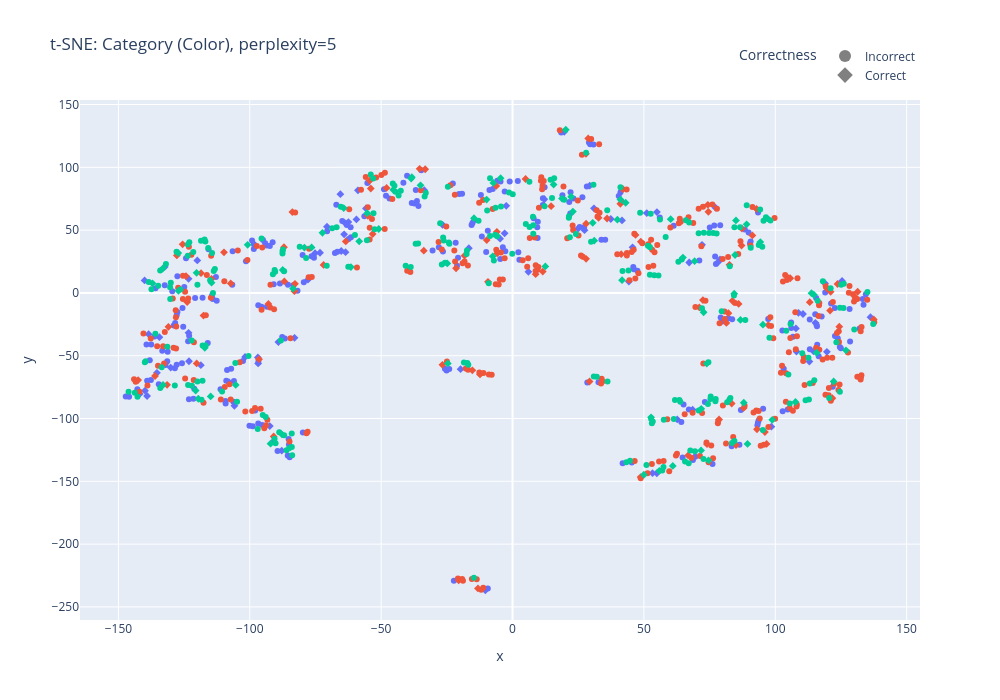
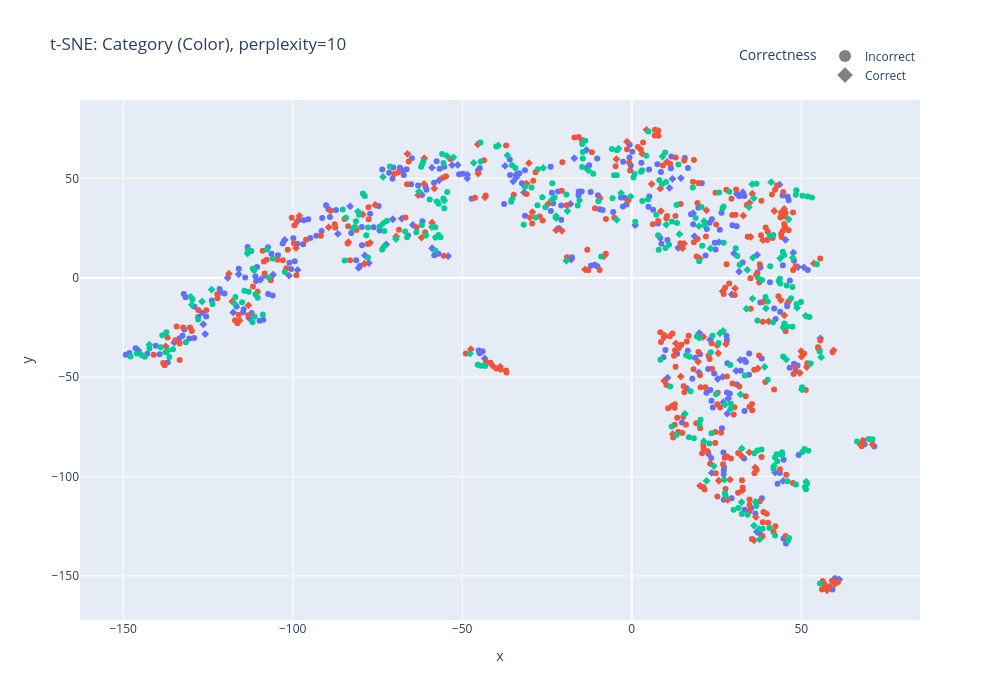
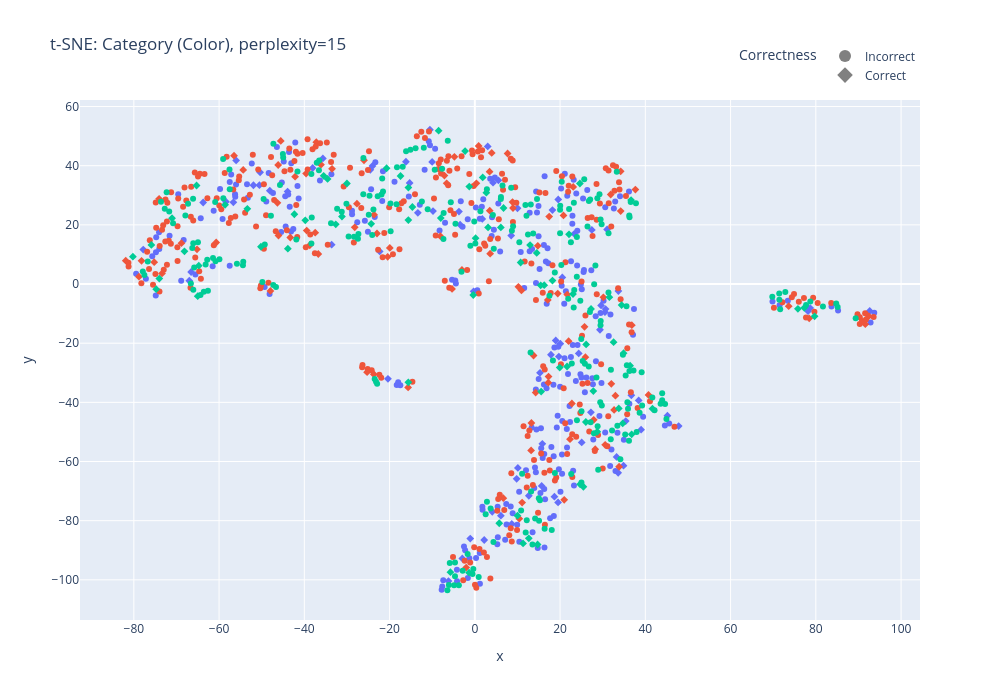

These figures' notebook cell, in order:
### Code cell
perplexities = list(range(5, 50, 5))
for perplexity in perplexities:
    plot_tsne(embeddings_top_3_1000, df_top3_1000, perplexity=perplexity)

### Figure 1 — Plotly figure (JSON) as saved in the notebook; plotly's stock layout.template omitted (floating-point values rounded to 4 significant figures; data arrays with more than 128 entries replaced by an {"elided": "..."} marker saying what was removed)
{"data": [{"customdata": {"elided": "79x4 mixed values"}, "hovertemplate": "<b>Category:</b> %{customdata[0]}<br><b>Correct:</b> %{customdata[1]}<br><b>Task ID:</b> %{customdata[2]}<br><br><b>Text:</b><br>%{customdata[3]}<extra></extra>", "legendgroup": "Health, 1", "marker": {"color": "#636EFA", "symbol": "diamond"}, "mode": "markers", "name": "Health, 1", "orientation": "v", "showlegend": false, "x": [-120.0, -4.739, 136.2, 77.24, -55.79, 114.6, 12.08, -64.1, 68.54, 119.6, 19.66, -140.0, -138.5, -123.3, 98.52, -96.82, 78.94, 67.23, -101.8, -14.53, -82.98, 118.9, 108.1, 125.4, -130.1, 62.68, 45.67, -96.92, -33.6, -139.1, -89.11, -92.38, -59.41, -63.64, -75.15, -63.56, 37.4, -134.4, 108.8, -107.9, -135.3, -87.84, -10.35, -62.48, 54.92, 54.95, -141.9, 51.09, 53.28, -70.62, 107.9, -77.86, -16.63, 44.28, 115.3, -105.8, -26.63, 27.4, 29.38, -19.78, 30.99, 113.0, -2.392, -65.52, 6.04, -118.6, -73.27, -132.4, -123.1, -139.9, -123.3, -65.2, 41.66, -58.84, 72.12, 24.96, 78.35, 110.5, -3.009], "xaxis": "x", "y": [25.88, 43.22, -19.35, 67.88, 67.23, -46.59, 74.56, 46.64, -92.98, -46.9, 128.3, 9.93, -32.84, -31.74, -106.5, -56.12, 26.68, 24.21, -51.02, 57.91, -35.76, 7.564, -46.69, 9.504, -59.45, -100.8, 36.3, -51.4, 81.82, -82.09, -39.12, -106.0, 58.47, 55.4, 31.64, 32.4, 58.84, -35.25, -15.84, -71.09, -63.66, -125.6, -236.7, 56.37, -143.6, 64.35, -80.46, 63.54, -143.5, 52.7, -28.27, 10.53, 35.58, 8.985, -23.83, -89.84, 54.22, 49.94, 85.36, -60.73, 67.38, -54.61, 69.37, 78.61, 16.79, -57.53, 31.99, 20.71, -54.39, -77.87, 11.24, 33.35, 57.72, 81.7, 38.25, 51.2, 24.74, -16.78, 47.44], "yaxis": "y", "type": "scatter"}, {"customdata": {"elided": "237x4 mixed values"}, "hovertemplate": "<b>Category:</b> %{customdata[0]}<br><b>Correct:</b> %{customdata[1]}<br><b>Task ID:</b> %{customdata[2]}<br><br><b>Text:</b><br>%{customdata[3]}<extra></extra>", "legendgroup": "Health, 0", "marker": {"color": "#636EFA", "symbol": "circle"}, "mode": "markers", "name": "Health, 0", "orientation": "v", "showlegend": false, "x": {"elided": "237 float values"}, "xaxis": "x", "y": {"elided": "237 float values"}, "yaxis": "y", "type": "scatter"}, {"customdata": {"elided": "94x4 mixed values"}, "hovertemplate": "<b>Category:</b> %{customdata[0]}<br><b>Correct:</b> %{customdata[1]}<br><b>Task ID:</b> %{customdata[2]}<br><br><b>Text:</b><br>%{customdata[3]}<extra></extra>", "legendgroup": "Food and Entertaining, 1", "marker": {"color": "#EF553B", "symbol": "diamond"}, "mode": "markers", "name": "Food and Entertaining, 1", "orientation": "v", "showlegend": false, "x": [-15.29, -131.5, 29.3, 87.33, -114.6, 86.05, 91.29, 78.6, 41.96, 83.68, -90.92, 48.75, 85.05, -83.01, -124.3, 105.7, -47.94, 71.07, 27.99, -86.85, 87.99, 74.53, -6.176, 92.86, 11.5, -117.6, 81.4, -92.91, 28.0, 4.955, -35.36, 93.03, -20.51, -53.95, -142.5, -107.3, 121.1, -12.38, -5.826, -136.1, 137.5, 41.04, 27.95, -125.6, -118.6, 41.35, -5.957, 48.81, 123.7, 46.81, 74.33, -127.8, -53.24, 120.8, 8.802, -71.93, 96.68, 97.34, -55.06, -9.347, -83.79, 96.05, 66.83, -96.48, -120.2, -54.36, -86.99, 131.3, -26.69, 74.02, -9.815, 72.46, 119.7, 124.4, -82.79, 82.17, 87.15, 14.68, 83.41, -123.8, -21.49, -33.77, -131.0, 113.1, -63.48, 32.74, 35.98, -33.24, 28.79, 82.57, 121.7, -18.28, -109.8, -13.17], "xaxis": "x", "y": [-61.62, -73.16, -70.55, 51.17, 11.18, -8.802, 45.78, -100.8, 82.74, -6.287, -114.3, -146.6, -121.2, 1.402, 13.41, 11.66, 83.56, -11.57, 27.16, 9.156, -91.6, 64.54, 85.21, 66.86, 16.98, -18.02, -23.86, -8.785, 55.15, 90.68, 98.83, -108.6, -228.9, 83.13, -69.39, 7.553, 0.8781, -64.9, 31.53, -66.16, -21.13, 71.01, 110.7, 38.65, 15.68, 30.87, 48.61, 40.81, 7.102, 46.16, 70.15, 29.86, 46.89, -14.1, 14.92, 22.28, -120.3, -25.64, 61.44, 8.84, 64.33, -110.8, -129.4, -52.76, -56.14, 89.38, 36.39, 0.9244, -57.24, -120.4, 42.03, -5.694, 3.582, -26.87, 7.226, -16.17, 37.76, 69.02, -88.05, -7.226, 19.64, 33.62, -26.98, -7.346, 41.02, 59.85, 59.25, 98.47, 123.0, 22.34, -83.87, 29.62, 32.28, -235.3], "yaxis": "y", "type": "scatter"}, {"customdata": {"elided": "282x4 mixed values"}, "hovertemplate": "<b>Category:</b> %{customdata[0]}<br><b>Correct:</b> %{customdata[1]}<br><b>Task ID:</b> %{customdata[2]}<br><br><b>Text:</b><br>%{customdata[3]}<extra></extra>", "legendgroup": "Food and Entertaining, 0", "marker": {"color": "#EF553B", "symbol": "circle"}, "mode": "markers", "name": "Food and Entertaining, 0", "orientation": "v", "showlegend": false, "x": {"elided": "282 float values"}, "xaxis": "x", "y": {"elided": "282 float values"}, "yaxis": "y", "type": "scatter"}, {"customdata": {"elided": "77x4 mixed values"}, "hovertemplate": "<b>Category:</b> %{customdata[0]}<br><b>Correct:</b> %{customdata[1]}<br><b>Task ID:</b> %{customdata[2]}<br><br><b>Text:</b><br>%{customdata[3]}<extra></extra>", "legendgroup": "Computers and Electronics, 1", "marker": {"color": "#00CC96", "symbol": "diamond"}, "mode": "markers", "name": "Computers and Electronics, 1", "orientation": "v", "showlegend": false, "x": [107.7, -100.8, -127.1, 22.97, -72.33, -83.52, 122.2, 84.36, 72.72, 73.93, 41.68, 30.51, -55.3, -133.0, 55.86, -87.77, 95.3, 60.17, 60.98, -120.6, 12.48, -38.32, 86.74, -127.2, -58.37, -7.542, -119.6, -64.25, 114.7, 43.05, 69.29, -137.0, -87.46, 74.58, 71.75, -24.83, -50.93, 39.91, -117.1, -76.47, 88.01, 113.8, -45.41, 84.69, -9.859, 126.9, -105.4, -35.02, -92.1, -61.53, 49.99, 31.08, 18.83, 89.08, 98.85, 85.03, 94.3, 71.81, 41.08, 20.27, 89.43, -133.0, -7.298, -114.9, -38.58, 15.64, 115.7, -114.5, -4.548, -79.21, 22.31, 64.85, -116.8, 52.72, -120.3, -24.62, -14.66], "xaxis": "x", "y": [-86.88, 38.27, 1.713, 64.79, 47.81, 3.482, -70.55, -0.6445, -15.41, -56.28, 10.13, 55.81, 63.5, 19.55, -141.7, -112.6, -25.3, 58.69, -137.8, -77.78, 21.06, 92.15, -21.49, 31.7, 41.06, 29.16, -84.26, 67.58, -1.457, 71.79, 25.24, 7.61, 18.25, -133.3, -125.4, 23.44, 50.88, 58.28, -43.68, 36.21, -87.47, -0.2329, 82.06, 30.19, 74.29, -45.74, -73.29, 85.62, -120.0, 20.6, -144.8, 41.57, 75.07, 54.65, -101.1, 57.7, 40.48, -92.25, 74.3, 129.9, -120.2, -73.28, 87.55, -82.39, 91.1, 86.29, -47.63, 8.148, 91.38, 36.08, 76.57, 28.13, -41.85, -99.06, 15.98, -56.12, 59.52], "yaxis": "y", "type": "scatter"}, {"customdata": {"elided": "231x4 mixed values"}, "hovertemplate": "<b>Category:</b> %{customdata[0]}<br><b>Correct:</b> %{customdata[1]}<br><b>Task ID:</b> %{customdata[2]}<br><br><b>Text:</b><br>%{customdata[3]}<extra></extra>", "legendgroup": "Computers and Electronics, 0", "marker": {"color": "#00CC96", "symbol": "circle"}, "mode": "markers", "name": "Computers and Electronics, 0", "orientation": "v", "showlegend": false, "x": {"elided": "231 float values"}, "xaxis": "x", "y": {"elided": "231 float values"}, "yaxis": "y", "type": "scatter"}, {"marker": {"color": "gray", "size": 10, "symbol": "circle"}, "mode": "markers", "name": "Incorrect", "showlegend": true, "x": [null], "y": [null], "type": "scatter", "hovertemplate": "<b>Category:</b> %{customdata[0]}<br><b>Correct:</b> %{customdata[1]}<br><b>Task ID:</b> %{customdata[2]}<br><br><b>Text:</b><br>%{customdata[3]}<extra></extra>"}, {"marker": {"color": "gray", "size": 10, "symbol": "diamond"}, "mode": "markers", "name": "Correct", "showlegend": true, "x": [null], "y": [null], "type": "scatter", "hovertemplate": "<b>Category:</b> %{customdata[0]}<br><b>Correct:</b> %{customdata[1]}<br><b>Task ID:</b> %{customdata[2]}<br><br><b>Text:</b><br>%{customdata[3]}<extra></extra>"}], "layout": {"xaxis": {"anchor": "y", "domain": [0.0, 1.0], "title": {"text": "x"}}, "yaxis": {"anchor": "x", "domain": [0.0, 1.0], "title": {"text": "y"}}, "legend": {"title": {"text": "Correctness"}, "tracegroupgap": 0, "itemsizing": "constant", "orientation": "h", "yanchor": "bottom", "y": 1.02, "xanchor": "right", "x": 1}, "title": {"text": "t-SNE: Category (Color), perplexity=5"}, "width": 1000, "height": 700}}

### Figure 2 — Plotly figure (JSON) as saved in the notebook; plotly's stock layout.template omitted (floating-point values rounded to 4 significant figures; data arrays with more than 128 entries replaced by an {"elided": "..."} marker saying what was removed)
{"data": [{"customdata": {"elided": "79x4 mixed values"}, "hovertemplate": "<b>Category:</b> %{customdata[0]}<br><b>Correct:</b> %{customdata[1]}<br><b>Task ID:</b> %{customdata[2]}<br><br><b>Text:</b><br>%{customdata[3]}<extra></extra>", "legendgroup": "Health, 1", "marker": {"color": "#636EFA", "symbol": "diamond"}, "mode": "markers", "name": "Health, 1", "orientation": "v", "showlegend": false, "x": [-83.06, 12.02, 10.55, 29.51, -31.79, 27.05, 18.12, -58.92, 42.29, 28.47, -17.87, -70.48, -101.1, -102.3, 23.61, -80.56, 49.02, 47.66, -78.7, -13.28, -54.13, 23.1, 19.81, 19.94, -109.5, 44.67, 45.36, -77.53, -18.07, -125.8, -58.87, -134.9, -34.95, -34.15, -52.98, -48.51, 13.73, -98.55, 26.83, -121.2, -105.8, -145.5, 61.22, -33.95, 36.9, 31.67, -112.8, 30.17, 37.8, -37.35, 30.77, -56.79, -16.94, 43.58, 32.02, -126.4, -13.39, 32.73, 25.72, -43.36, 18.5, 28.18, 0.9969, -64.55, 14.51, -119.2, -51.33, -72.4, -115.9, -117.5, -86.67, -48.5, 36.98, -67.83, 55.64, 30.98, 50.79, 25.35, 11.14], "xaxis": "x", "y": [36.03, 49.87, -50.31, -8.329, 42.99, -62.58, 32.55, 55.49, -97.98, -60.71, 9.224, 29.51, 1.159, 19.08, -98.13, 5.04, 5.421, 12.66, 11.3, 55.4, 10.95, -31.1, -47.54, -27.77, -0.9272, -102.2, 19.14, 7.443, 37.23, -28.26, 14.91, -32.51, 48.55, 51.97, 56.79, 50.13, 15.15, 3.981, -49.77, -7.135, 1.576, -36.58, -151.8, 50.68, -127.8, 3.126, -20.36, 12.29, -128.7, 56.37, -46.75, 49.15, 60.21, 46.91, -41.35, -23.34, 64.35, 43.13, 17.96, -40.54, 20.92, -68.33, 26.55, 26.63, 50.25, 0.07593, 56.85, 16.83, 1.812, -17.43, 22.2, 51.91, 11.54, 29.85, -30.41, 42.22, 5.333, -50.88, 45.29], "yaxis": "y", "type": "scatter"}, {"customdata": {"elided": "237x4 mixed values"}, "hovertemplate": "<b>Category:</b> %{customdata[0]}<br><b>Correct:</b> %{customdata[1]}<br><b>Task ID:</b> %{customdata[2]}<br><br><b>Text:</b><br>%{customdata[3]}<extra></extra>", "legendgroup": "Health, 0", "marker": {"color": "#636EFA", "symbol": "circle"}, "mode": "markers", "name": "Health, 0", "orientation": "v", "showlegend": false, "x": {"elided": "237 float values"}, "xaxis": "x", "y": {"elided": "237 float values"}, "yaxis": "y", "type": "scatter"}, {"customdata": {"elided": "94x4 mixed values"}, "hovertemplate": "<b>Category:</b> %{customdata[0]}<br><b>Correct:</b> %{customdata[1]}<br><b>Task ID:</b> %{customdata[2]}<br><br><b>Text:</b><br>%{customdata[3]}<extra></extra>", "legendgroup": "Food and Entertaining, 1", "marker": {"color": "#EF553B", "symbol": "diamond"}, "mode": "markers", "name": "Food and Entertaining, 1", "orientation": "v", "showlegend": false, "x": [-41.03, -117.8, 71.03, 38.89, -79.3, 49.97, 45.02, 36.41, 20.11, 50.07, -137.4, 36.09, 28.3, -62.97, -77.16, 9.548, -24.61, 55.27, 32.9, -58.22, 32.32, 30.48, -1.094, 40.37, 44.96, -83.56, 49.58, -98.02, 35.55, 8.625, -22.32, 25.68, 57.61, -29.31, -115.7, -75.65, 27.8, -38.81, 10.4, -113.0, 9.56, 34.74, -8.207, -61.99, -69.47, 45.23, 8.412, 38.69, 21.18, 35.08, 26.81, -58.87, -30.32, 19.61, 42.03, -45.39, 20.16, 37.2, -31.0, 4.343, -43.29, 29.0, 36.6, -78.8, -118.8, -30.04, -61.18, 13.03, -47.44, 32.69, 5.862, 59.54, 25.23, 14.47, -61.24, 51.62, 44.01, 22.04, 34.68, -89.39, -1.4, -4.518, -99.02, 25.51, -45.28, 15.44, 14.95, -20.62, -13.77, 53.71, 12.08, 3.092, -66.16, 59.93], "xaxis": "x", "y": [-44.18, -11.85, -83.72, -11.96, 31.93, -36.88, -18.9, -95.46, 9.7, -39.67, -34.45, -132.1, -111.7, 41.65, 17.65, -29.93, 37.29, -36.06, 31.3, 45.02, -89.56, -5.267, 38.81, -21.87, 34.69, 18.0, -47.87, 31.21, 42.39, 33.6, 23.99, -102.1, -157.2, 33.12, -21.44, 36.7, -33.26, -44.66, 58.4, -13.79, -51.88, 37.77, 10.86, 20.28, 20.82, 25.59, 44.91, 18.99, -29.69, 20.59, -6.698, 27.75, 57.74, -42.22, 33.65, 67.2, -104.6, -45.57, 47.45, 74.51, 40.52, -101.6, -120.4, 7.12, 2.113, 30.34, 60.26, -33.0, -35.91, -106.9, 47.22, -36.46, -33.94, -49.69, 47.31, -44.87, -11.21, 34.0, -87.78, 25.42, 68.56, 59.73, 15.02, -37.92, 52.5, 17.25, 14.87, 23.72, 4.259, 7.296, -78.61, 62.53, 62.43, -154.1], "yaxis": "y", "type": "scatter"}, {"customdata": {"elided": "282x4 mixed values"}, "hovertemplate": "<b>Category:</b> %{customdata[0]}<br><b>Correct:</b> %{customdata[1]}<br><b>Task ID:</b> %{customdata[2]}<br><br><b>Text:</b><br>%{customdata[3]}<extra></extra>", "legendgroup": "Food and Entertaining, 0", "marker": {"color": "#EF553B", "symbol": "circle"}, "mode": "markers", "name": "Food and Entertaining, 0", "orientation": "v", "showlegend": false, "x": {"elided": "282 float values"}, "xaxis": "x", "y": {"elided": "282 float values"}, "yaxis": "y", "type": "scatter"}, {"customdata": {"elided": "77x4 mixed values"}, "hovertemplate": "<b>Category:</b> %{customdata[0]}<br><b>Correct:</b> %{customdata[1]}<br><b>Task ID:</b> %{customdata[2]}<br><br><b>Text:</b><br>%{customdata[3]}<extra></extra>", "legendgroup": "Computers and Electronics, 1", "marker": {"color": "#00CC96", "symbol": "diamond"}, "mode": "markers", "name": "Computers and Electronics, 1", "orientation": "v", "showlegend": false, "x": [21.27, -73.35, -81.62, 14.09, -36.66, -62.76, 15.68, 51.29, 55.89, 50.18, 41.11, 36.02, -31.49, -72.97, 37.52, -136.8, 39.2, 34.08, 36.04, -129.8, 46.29, -22.31, 45.58, -58.95, -46.6, 9.082, -130.1, -35.27, 26.02, 34.56, 47.51, -73.3, -55.28, 36.51, 32.42, -3.906, -26.09, 35.73, -113.3, -52.57, 32.47, 26.97, -23.64, 33.85, -4.431, 32.09, -123.9, -18.96, -142.3, -39.36, 37.72, 35.5, 19.83, 39.58, 24.23, 35.63, 48.78, 41.98, 23.24, -19.27, 22.07, -117.2, -0.3294, -126.7, -22.31, 10.18, 27.48, -80.72, -3.136, -54.5, 21.33, 43.8, -113.1, 51.47, -69.55, -47.68, -12.78], "xaxis": "x", "y": [-82.19, 50.79, 25.83, 21.98, 61.68, 43.44, -68.43, -19.08, -39.91, -56.19, 48.17, 40.09, 45.7, 15.88, -126.4, -36.69, -44.76, 4.003, -124.7, -13.51, 29.49, 30.13, -41.05, 25.56, 57.92, 61.09, -9.538, 39.7, -27.86, 35.63, 10.19, 27.41, 38.94, -112.7, -112.9, 65.01, 55.35, 10.18, 12.24, 60.68, -85.8, -26.72, 39.25, -15.54, 29.24, -58.6, -5.885, 33.66, -33.63, 66.63, -131.6, 47.14, 26.07, -15.37, -94.71, -10.4, -15.05, -94.57, 14.78, 8.618, -102.1, -12.95, 40.94, -11.92, 31.1, 26.85, -63.72, 33.38, 42.69, 61.39, 28.52, 9.881, 13.75, -102.6, 19.56, -38.07, 54.1], "yaxis": "y", "type": "scatter"}, {"customdata": {"elided": "231x4 mixed values"}, "hovertemplate": "<b>Category:</b> %{customdata[0]}<br><b>Correct:</b> %{customdata[1]}<br><b>Task ID:</b> %{customdata[2]}<br><br><b>Text:</b><br>%{customdata[3]}<extra></extra>", "legendgroup": "Computers and Electronics, 0", "marker": {"color": "#00CC96", "symbol": "circle"}, "mode": "markers", "name": "Computers and Electronics, 0", "orientation": "v", "showlegend": false, "x": {"elided": "231 float values"}, "xaxis": "x", "y": {"elided": "231 float values"}, "yaxis": "y", "type": "scatter"}, {"marker": {"color": "gray", "size": 10, "symbol": "circle"}, "mode": "markers", "name": "Incorrect", "showlegend": true, "x": [null], "y": [null], "type": "scatter", "hovertemplate": "<b>Category:</b> %{customdata[0]}<br><b>Correct:</b> %{customdata[1]}<br><b>Task ID:</b> %{customdata[2]}<br><br><b>Text:</b><br>%{customdata[3]}<extra></extra>"}, {"marker": {"color": "gray", "size": 10, "symbol": "diamond"}, "mode": "markers", "name": "Correct", "showlegend": true, "x": [null], "y": [null], "type": "scatter", "hovertemplate": "<b>Category:</b> %{customdata[0]}<br><b>Correct:</b> %{customdata[1]}<br><b>Task ID:</b> %{customdata[2]}<br><br><b>Text:</b><br>%{customdata[3]}<extra></extra>"}], "layout": {"xaxis": {"anchor": "y", "domain": [0.0, 1.0], "title": {"text": "x"}}, "yaxis": {"anchor": "x", "domain": [0.0, 1.0], "title": {"text": "y"}}, "legend": {"title": {"text": "Correctness"}, "tracegroupgap": 0, "itemsizing": "constant", "orientation": "h", "yanchor": "bottom", "y": 1.02, "xanchor": "right", "x": 1}, "title": {"text": "t-SNE: Category (Color), perplexity=10"}, "width": 1000, "height": 700}}

### Figure 3 — Plotly figure (JSON) as saved in the notebook; plotly's stock layout.template omitted (floating-point values rounded to 4 significant figures; data arrays with more than 128 entries replaced by an {"elided": "..."} marker saying what was removed)
{"data": [{"customdata": {"elided": "79x4 mixed values"}, "hovertemplate": "<b>Category:</b> %{customdata[0]}<br><b>Correct:</b> %{customdata[1]}<br><b>Task ID:</b> %{customdata[2]}<br><br><b>Text:</b><br>%{customdata[3]}<extra></extra>", "legendgroup": "Health, 1", "marker": {"color": "#636EFA", "symbol": "diamond"}, "mode": "markers", "name": "Health, 1", "orientation": "v", "showlegend": false, "x": [27.23, 19.57, -56.0, -22.32, 33.68, -58.4, 1.748, 24.38, -66.56, -56.65, -0.2816, 39.01, 9.811, 15.83, -77.79, 33.63, -24.52, -16.17, 33.26, 23.33, 47.83, -38.05, -50.38, -35.65, 15.68, -66.99, -10.02, 34.88, 20.53, -1.074, 45.18, -2.938, 29.62, 30.53, 19.72, 18.98, 10.01, 10.1, -50.54, 8.667, 12.67, -6.183, 92.65, 30.68, 78.68, -13.37, 4.086, -9.813, 78.17, 29.36, -48.1, 15.29, 27.45, -10.54, -43.93, 2.2, 31.03, 4.271, -3.454, -20.38, -3.725, -63.73, 8.53, 38.44, 3.023, 19.53, 17.86, 35.41, 18.67, 6.107, 25.07, 20.06, -15.3, 36.72, -33.59, 5.538, -24.02, -51.94, 18.21], "xaxis": "x", "y": [-43.39, 28.58, 41.77, 11.0, -2.384, 27.81, 22.02, -23.46, 4.067, 27.6, -2.478, -49.25, -65.84, -54.03, 11.63, -63.82, 38.6, 41.33, -58.46, 16.98, -48.03, 39.22, 37.75, 42.45, -68.26, 1.111, 41.27, -61.39, 2.216, -86.05, -44.5, -92.75, -7.233, -9.532, -24.54, -19.1, 25.61, -62.18, 33.42, -81.12, -71.57, -100.4, -9.117, -8.47, -8.129, 24.07, -76.98, 24.67, -9.171, -15.46, 31.55, -30.02, 18.29, 52.15, 31.24, -86.53, 18.45, 34.26, 20.06, -32.04, 24.51, 27.56, 16.37, -39.34, 46.52, -73.82, -23.91, -46.32, -71.89, -78.3, -53.56, -20.17, 34.15, -37.62, 13.3, 35.04, 39.9, 33.39, 25.0], "yaxis": "y", "type": "scatter"}, {"customdata": {"elided": "237x4 mixed values"}, "hovertemplate": "<b>Category:</b> %{customdata[0]}<br><b>Correct:</b> %{customdata[1]}<br><b>Task ID:</b> %{customdata[2]}<br><br><b>Text:</b><br>%{customdata[3]}<extra></extra>", "legendgroup": "Health, 0", "marker": {"color": "#636EFA", "symbol": "circle"}, "mode": "markers", "name": "Health, 0", "orientation": "v", "showlegend": false, "x": {"elided": "237 float values"}, "xaxis": "x", "y": {"elided": "237 float values"}, "yaxis": "y", "type": "scatter"}, {"customdata": {"elided": "94x4 mixed values"}, "hovertemplate": "<b>Category:</b> %{customdata[0]}<br><b>Correct:</b> %{customdata[1]}<br><b>Task ID:</b> %{customdata[2]}<br><br><b>Text:</b><br>%{customdata[3]}<extra></extra>", "legendgroup": "Food and Entertaining, 1", "marker": {"color": "#EF553B", "symbol": "diamond"}, "mode": "markers", "name": "Food and Entertaining, 1", "orientation": "v", "showlegend": false, "x": [-23.71, 10.43, -47.96, -23.65, 27.9, -37.45, -28.18, -60.68, -8.074, -39.44, -2.03, 78.45, -78.8, 14.27, 30.57, -37.2, 21.69, -38.73, 7.687, 17.29, -68.84, -19.95, 14.78, -22.95, 0.8955, 28.24, -46.06, 13.27, 3.457, 3.593, 10.94, -78.2, 91.61, 19.45, 6.682, 22.77, -33.5, -25.28, 23.08, 11.1, -56.5, 0.3644, -3.025, 40.74, 32.68, -4.794, 17.44, -7.138, -36.09, -6.612, -20.44, 32.02, 25.73, -46.14, 3.961, 13.78, -81.9, -46.32, 30.17, 34.22, 36.83, -75.23, 73.64, 33.84, 20.97, 17.12, 25.94, -45.53, -15.65, -73.39, 20.8, -36.72, -39.59, -54.34, 17.23, -43.3, -27.66, 3.497, -65.18, 22.33, 37.67, 34.22, 13.21, -42.17, 22.01, 8.846, 8.954, 10.23, -5.346, -26.0, -74.08, 31.88, 32.98, 92.43], "xaxis": "x", "y": [-30.5, -79.31, -2.348, 23.43, -45.9, 17.37, 19.18, 14.03, 16.19, 18.06, -95.84, -11.58, 2.483, -36.71, -54.35, 47.95, -3.573, 13.11, 44.11, -31.29, 13.8, 12.22, 12.9, 17.08, 46.66, -55.86, 16.41, -46.98, 37.96, 10.25, -2.16, 7.836, -13.59, -3.238, -72.39, -40.38, 38.94, -29.79, 32.84, -73.89, 43.39, 34.05, 4.74, -37.51, -42.55, 43.0, 22.82, 36.67, 40.35, 34.05, 9.203, -33.73, -14.49, 40.23, 44.3, -24.17, 7.879, 27.46, -4.486, 38.08, -13.91, 7.389, -7.474, -61.77, -72.95, -5.371, -24.73, 48.37, -34.96, 3.588, 23.19, 10.14, 37.34, 38.58, -33.35, 15.73, 27.15, 24.8, 11.72, -52.45, 31.92, 24.66, -56.25, 36.28, -19.31, 27.69, 25.69, -0.9483, -1.674, 41.84, 28.79, 30.26, -37.74, -10.88], "yaxis": "y", "type": "scatter"}, {"customdata": {"elided": "282x4 mixed values"}, "hovertemplate": "<b>Category:</b> %{customdata[0]}<br><b>Correct:</b> %{customdata[1]}<br><b>Task ID:</b> %{customdata[2]}<br><br><b>Text:</b><br>%{customdata[3]}<extra></extra>", "legendgroup": "Food and Entertaining, 0", "marker": {"color": "#EF553B", "symbol": "circle"}, "mode": "markers", "name": "Food and Entertaining, 0", "orientation": "v", "showlegend": false, "x": {"elided": "282 float values"}, "xaxis": "x", "y": {"elided": "282 float values"}, "yaxis": "y", "type": "scatter"}, {"customdata": {"elided": "77x4 mixed values"}, "hovertemplate": "<b>Category:</b> %{customdata[0]}<br><b>Correct:</b> %{customdata[1]}<br><b>Task ID:</b> %{customdata[2]}<br><br><b>Text:</b><br>%{customdata[3]}<extra></extra>", "legendgroup": "Computers and Electronics, 1", "marker": {"color": "#00CC96", "symbol": "diamond"}, "mode": "markers", "name": "Computers and Electronics, 1", "orientation": "v", "showlegend": false, "x": [-71.04, 27.8, 28.73, 6.736, 32.55, 15.56, -65.29, -32.63, -43.87, -50.18, -8.499, 1.845, 31.56, 34.69, 77.28, -1.352, -42.34, -14.65, 75.8, 11.32, -2.284, 15.45, -39.78, 41.67, 26.11, 24.64, 14.73, 34.43, -35.47, -1.302, -20.71, 36.79, 36.43, -74.75, -74.03, 36.66, 27.26, -15.59, 25.47, 19.91, -68.13, -34.55, 23.03, -30.01, 10.75, -53.38, 5.729, 18.22, -5.73, 34.9, 79.71, 2.703, 6.101, -24.31, -75.89, -15.6, -31.18, -64.76, -7.99, -0.3702, -80.22, 10.01, 12.96, 12.66, 16.27, 0.1758, -58.59, 26.04, 14.52, 21.64, 3.106, -17.43, 24.7, -65.02, 33.77, -15.6, 22.1], "xaxis": "x", "y": [22.24, -36.18, -49.94, 25.69, -19.67, -36.36, 33.3, 20.17, 11.95, 12.6, 51.85, 36.04, -4.456, -47.13, -8.043, -97.57, 23.59, 26.03, -8.399, -87.7, 44.94, -0.4375, 21.55, -42.15, -20.4, 33.98, -88.05, -7.117, 36.59, 32.95, 39.13, -50.8, -27.61, -1.737, 1.832, 28.37, -8.412, 32.61, -68.53, -28.24, 11.06, 35.54, -3.399, 33.98, 7.27, 25.41, -80.87, 1.164, -97.41, -23.37, -10.93, 30.89, 19.14, 20.36, 13.22, 21.62, 22.81, 6.196, 22.28, -3.709, 9.259, -78.32, 13.18, -85.95, -0.393, 15.49, 26.76, -46.65, 10.53, -27.87, 19.13, 36.52, -67.72, -4.104, -42.04, -33.22, 16.81], "yaxis": "y", "type": "scatter"}, {"customdata": {"elided": "231x4 mixed values"}, "hovertemplate": "<b>Category:</b> %{customdata[0]}<br><b>Correct:</b> %{customdata[1]}<br><b>Task ID:</b> %{customdata[2]}<br><br><b>Text:</b><br>%{customdata[3]}<extra></extra>", "legendgroup": "Computers and Electronics, 0", "marker": {"color": "#00CC96", "symbol": "circle"}, "mode": "markers", "name": "Computers and Electronics, 0", "orientation": "v", "showlegend": false, "x": {"elided": "231 float values"}, "xaxis": "x", "y": {"elided": "231 float values"}, "yaxis": "y", "type": "scatter"}, {"marker": {"color": "gray", "size": 10, "symbol": "circle"}, "mode": "markers", "name": "Incorrect", "showlegend": true, "x": [null], "y": [null], "type": "scatter", "hovertemplate": "<b>Category:</b> %{customdata[0]}<br><b>Correct:</b> %{customdata[1]}<br><b>Task ID:</b> %{customdata[2]}<br><br><b>Text:</b><br>%{customdata[3]}<extra></extra>"}, {"marker": {"color": "gray", "size": 10, "symbol": "diamond"}, "mode": "markers", "name": "Correct", "showlegend": true, "x": [null], "y": [null], "type": "scatter", "hovertemplate": "<b>Category:</b> %{customdata[0]}<br><b>Correct:</b> %{customdata[1]}<br><b>Task ID:</b> %{customdata[2]}<br><br><b>Text:</b><br>%{customdata[3]}<extra></extra>"}], "layout": {"xaxis": {"anchor": "y", "domain": [0.0, 1.0], "title": {"text": "x"}}, "yaxis": {"anchor": "x", "domain": [0.0, 1.0], "title": {"text": "y"}}, "legend": {"title": {"text": "Correctness"}, "tracegroupgap": 0, "itemsizing": "constant", "orientation": "h", "yanchor": "bottom", "y": 1.02, "xanchor": "right", "x": 1}, "title": {"text": "t-SNE: Category (Color), perplexity=15"}, "width": 1000, "height": 700}}
